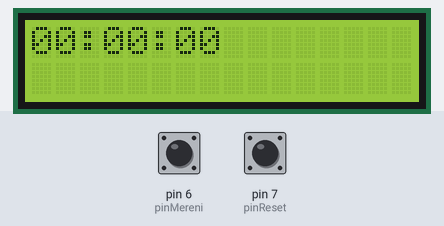
A sketch run on a simulated Arduino Uno, built with avr-gcc and run on an emulated ATmega328P. Parts: 16×2 character LCD. The inputs (shaded band) are chosen by the test bench; at power-on: pin 6 (pinMereni) HIGH, pin 7 (pinReset) HIGH. EEPROM starts erased.

Above: at 1.2 s.
1.3 s: pin 6 (pinMereni) pulled LOW for 3.2 s
At 4.9 s:
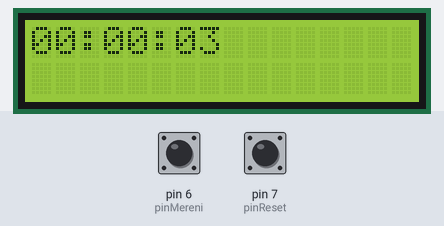
6.0 s: pin 7 (pinReset) pulled LOW for 0.15 s
Timing chart, 0 to 9.0 s (numbered marks = the images above; inputs shaded):
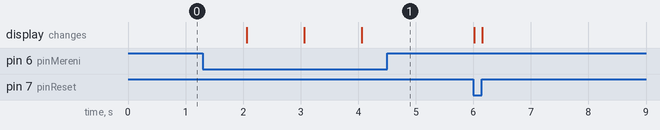

The sketch:

Cas_B.ino
```cpp
#include <LiquidCrystal.h>
#include <EEPROM.h>
#include <avr/interrupt.h>

const int rs = 12, en = 11, d4 = 2, d5 = 3, d6 = 4, d7 = 5;
LiquidCrystal lcd(rs, en, d4, d5, d6, d7);

const int pinMereni = 6;
const int pinReset = 7;

unsigned long celkoveSekundy = 0;
volatile bool tik = false;

void uloz() {
  unsigned int h = celkoveSekundy / 3600;
  unsigned int m = (celkoveSekundy % 3600) / 60;
  EEPROM.put(10, h);
  EEPROM.put(14, m);
}

void nacti() {
  unsigned int h, m;
  EEPROM.get(10, h);
  EEPROM.get(14, m);
  if (h > 60000) h = 0;
  if (m > 59) m = 0;
  celkoveSekundy = (unsigned long)h * 3600 + m * 60;
}

void setup() {
  lcd.begin(16, 2);
  pinMode(pinMereni, INPUT_PULLUP);
  pinMode(pinReset, INPUT_PULLUP);
  nacti();

  cli();
  TCCR1A = 0; TCCR1B = 0; TCNT1 = 0; OCR1A = 15624;
  TCCR1B |= (1 << WGM12) | (1 << CS12) | (1 << CS10);
  TIMSK1 |= (1 << OCIE1A);
  sei();
}

ISR(TIMER1_COMPA_vect) { tik = true; }

void loop() {
  if (digitalRead(pinReset) == LOW) {
    celkoveSekundy = 0;
    uloz();
    lcd.clear();
    while(digitalRead(pinReset) == LOW);
  }

  if (tik) {
    tik = false;
    if (digitalRead(pinMereni) == LOW) {
      celkoveSekundy++;
      if (celkoveSekundy % 300 == 0) uloz(); // 5 minut = 300s
    }

    unsigned int h = celkoveSekundy / 3600;
    unsigned int m = (celkoveSekundy % 3600) / 60;
    unsigned int s = celkoveSekundy % 60;

    lcd.setCursor(0, 0);
    if (h < 10) lcd.print("0"); lcd.print(h); lcd.print(":");
    if (m < 10) lcd.print("0"); lcd.print(m); lcd.print(":");
    if (s < 10) lcd.print("0"); lcd.print(s);

    if (h >= 200) lcd.print(" !!"); else lcd.print("   ");
  }
}
```

Measured:
- after the input at 1.3 s, the display: first changes after 0.76 s (image 1 shows a later state)
